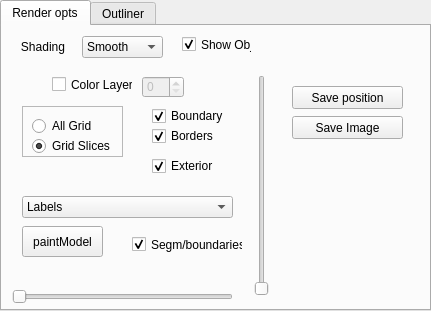
         <widget class="QTabWidget" name="tabWidget_2">
          <property name="geometry">
           <rect>
            <x>10</x>
            <y>370</y>
            <width>431</width>
            <height>311</height>
           </rect>
          </property>
          <property name="currentIndex">
           <number>0</number>
          </property>
          <property name="usesScrollButtons">
           <bool>true</bool>
          </property>
          <widget class="QWidget" name="tab_4">
           <attribute name="title">
            <string>Render opts</string>
           </attribute>
           <widget class="QSpinBox" name="ColorLayerSeletion">
            <property name="enabled">
             <bool>false</bool>
            </property>
            <property name="geometry">
             <rect>
              <x>140</x>
              <y>50</y>
              <width>42</width>
              <height>22</height>
             </rect>
            </property>
           </widget>
           <widget class="QComboBox" name="shadingModeSelection">
            <property name="geometry">
             <rect>
              <x>80</x>
              <y>10</y>
              <width>81</width>
              <height>22</height>
             </rect>
            </property>
            <item>
             <property name="text">
              <string>Smooth</string>
             </property>
            </item>
            <item>
             <property name="text">
              <string>Flat</string>
             </property>
            </item>
            <item>
             <property name="text">
              <string>Blended</string>
             </property>
            </item>
            <item>
             <property name="text">
              <string>Lines</string>
             </property>
            </item>
           </widget>
           <widget class="QLabel" name="label_3">
            <property name="geometry">
             <rect>
              <x>10</x>
              <y>10</y>
              <width>62</width>
              <height>21</height>
             </rect>
            </property>
            <property name="text">
             <string>Shading</string>
            </property>
            <property name="alignment">
             <set>Qt::AlignCenter</set>
            </property>
           </widget>
           <widget class="QCheckBox" name="colorLayersCheck">
            <property name="geometry">
             <rect>
              <x>50</x>
              <y>50</y>
              <width>81</width>
              <height>17</height>
             </rect>
            </property>
            <property name="text">
             <string>Color Layers</string>
            </property>
           </widget>
           <widget class="QCheckBox" name="GridDraw_interior">
            <property name="enabled">
             <bool>true</bool>
            </property>
            <property name="geometry">
             <rect>
              <x>150</x>
              <y>100</y>
              <width>71</width>
              <height>20</height>
             </rect>
            </property>
            <property name="text">
             <string>Borders</string>
            </property>
            <property name="checked">
             <bool>true</bool>
            </property>
           </widget>
           <widget class="QCheckBox" name="GridDraw_boundary">
            <property name="enabled">
             <bool>true</bool>
            </property>
            <property name="geometry">
             <rect>
              <x>150</x>
              <y>80</y>
              <width>91</width>
              <height>20</height>
             </rect>
            </property>
            <property name="text">
             <string>Boundary</string>
            </property>
            <property name="checked">
             <bool>true</bool>
            </property>
           </widget>
           <widget class="QCheckBox" name="GridDraw_exterior">
            <property name="enabled">
             <bool>true</bool>
            </property>
            <property name="geometry">
             <rect>
              <x>150</x>
              <y>130</y>
              <width>81</width>
              <height>20</height>
             </rect>
            </property>
            <property name="text">
             <string>Exterior</string>
            </property>
            <property name="checked">
             <bool>true</bool>
            </property>
           </widget>
           <widget class="QSlider" name="SliceSelectorXY">
            <property name="enabled">
             <bool>true</bool>
            </property>
            <property name="geometry">
             <rect>
              <x>10</x>
              <y>260</y>
              <width>221</width>
              <height>22</height>
             </rect>
            </property>
            <property name="minimum">
             <number>0</number>
            </property>
            <property name="maximum">
             <number>999</number>
            </property>
            <property name="orientation">
             <enum>Qt::Horizontal</enum>
            </property>
           </widget>
           <widget class="QSlider" name="SliceSelectorXZ">
            <property name="geometry">
             <rect>
              <x>250</x>
              <y>49</y>
              <width>20</width>
              <height>221</height>
             </rect>
            </property>
            <property name="minimum">
             <number>9</number>
            </property>
            <property name="maximum">
             <number>999</number>
            </property>
            <property name="orientation">
             <enum>Qt::Vertical</enum>
            </property>
           </widget>
           <widget class="QCheckBox" name="visibility_btn">
            <property name="geometry">
             <rect>
              <x>180</x>
              <y>10</y>
              <width>70</width>
              <height>17</height>
             </rect>
            </property>
            <property name="text">
             <string>Show Obj</string>
            </property>
            <property name="checked">
             <bool>true</bool>
            </property>
           </widget>
           <widget class="QCheckBox" name="segmentation_btn">
            <property name="geometry">
             <rect>
              <x>130</x>
              <y>210</y>
              <width>111</width>
              <height>17</height>
             </rect>
            </property>
            <property name="text">
             <string>Segm/boundaries</string>
            </property>
            <property name="checked">
             <bool>true</bool>
            </property>
           </widget>
           <widget class="QFrame" name="frame_2">
            <property name="geometry">
             <rect>
              <x>20</x>
              <y>80</y>
              <width>101</width>
              <height>51</height>
             </rect>
            </property>
            <property name="frameShape">
             <enum>QFrame::StyledPanel</enum>
            </property>
            <property name="frameShadow">
             <enum>QFrame::Raised</enum>
            </property>
            <widget class="QRadioButton" name="gridSlices_button">
             <property name="geometry">
              <rect>
               <x>10</x>
               <y>30</y>
               <width>102</width>
               <height>20</height>
              </rect>
             </property>
             <property name="text">
              <string>Grid Slices</string>
             </property>
             <property name="checked">
              <bool>true</bool>
             </property>
            </widget>
            <widget class="QRadioButton" name="allGrid_button">
             <property name="geometry">
              <rect>
               <x>10</x>
               <y>10</y>
               <width>102</width>
               <height>20</height>
              </rect>
             </property>
             <property name="text">
              <string>All Grid</string>
             </property>
             <property name="checked">
              <bool>false</bool>
             </property>
            </widget>
           </widget>
           <widget class="QComboBox" name="DataVisualizationCombo">
            <property name="geometry">
             <rect>
              <x>20</x>
              <y>170</y>
              <width>211</width>
              <height>22</height>
             </rect>
            </property>
            <item>
             <property name="text">
              <string>Labels</string>
             </property>
            </item>
            <item>
             <property name="text">
              <string>Segmentation</string>
             </property>
            </item>
            <item>
             <property name="text">
              <string>Bones segmetation</string>
             </property>
            </item>
            <item>
             <property name="text">
              <string>SegmPass</string>
             </property>
            </item>
            <item>
             <property name="text">
              <string>Weights</string>
             </property>
            </item>
            <item>
             <property name="text">
              <string>Iso Distances</string>
             </property>
            </item>
            <item>
             <property name="text">
              <string>Iso Lines</string>
             </property>
            </item>
            <item>
             <property name="text">
              <string>interiorDistanceToPoint</string>
             </property>
            </item>
            <item>
             <property name="text">
              <string>Secondary Weights</string>
             </property>
            </item>
            <item>
             <property name="text">
              <string>Secondary Weights ponderado</string>
             </property>
            </item>
            <item>
             <property name="text">
              <string>Weights influence</string>
             </property>
            </item>
           </widget>
           <widget class="QPushButton" name="paintModel_btn">
            <property name="geometry">
             <rect>
              <x>20</x>
              <y>200</y>
              <width>81</width>
              <height>31</height>
             </rect>
            </property>
            <property name="text">
             <string>paintModel</string>
            </property>
           </widget>
           <widget class="QPushButton" name="savePosition_button">
            <property name="geometry">
             <rect>
              <x>290</x>
              <y>60</y>
              <width>111</width>
              <height>23</height>
             </rect>
            </property>
            <property name="text">
             <string>Save position</string>
            </property>
           </widget>
           <widget class="QPushButton" name="saveImage_button">
            <property name="geometry">
             <rect>
              <x>290</x>
              <y>90</y>
              <width>111</width>
              <height>23</height>
             </rect>
            </property>
            <property name="text">
             <string>Save Image</string>
            </property>
           </widget>
          </widget>
          <widget class="QWidget" name="tab_7">
           <attribute name="title">
            <string>Outliner</string>
           </attribute>
           <widget class="QTreeView" name="outlinerView">
            <property name="geometry">
             <rect>
              <x>-10</x>
              <y>0</y>
              <width>431</width>
              <height>291</height>
             </rect>
            </property>
            <property name="sizePolicy">
             <sizepolicy hsizetype="Maximum" vsizetype="Maximum">
              <horstretch>0</horstretch>
              <verstretch>0</verstretch>
             </sizepolicy>
            </property>
            <property name="verticalScrollBarPolicy">
             <enum>Qt::ScrollBarAlwaysOn</enum>
            </property>
            <property name="horizontalScrollBarPolicy">
             <enum>Qt::ScrollBarAlwaysOn</enum>
            </property>
            <property name="wordWrap">
             <bool>true</bool>
            </property>
            <attribute name="headerCascadingSectionResizes">
             <bool>true</bool>
            </attribute>
           </widget>
          </widget>
         </widget>
